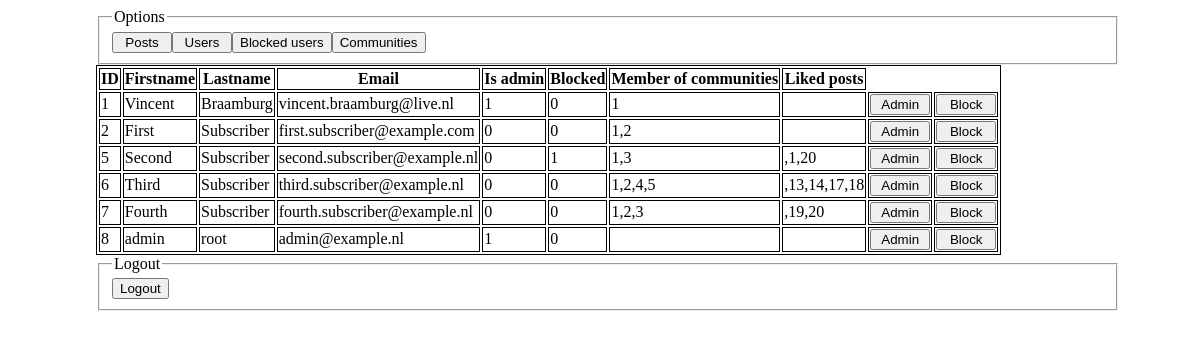
/admin.php (signed in), run on the app's committed database.
### tables this page shows
CREATE TABLE `users` (
  `id` int(11) NOT NULL,
  `firstname` varchar(256) NOT NULL,
  `lastname` varchar(256) NOT NULL,
  `pass` varchar(256) NOT NULL,
  `email` varchar(256) NOT NULL,
  `admin` int(11) NOT NULL DEFAULT '0',
  `blocked` int(11) NOT NULL DEFAULT '0',
  `community_id` varchar(512) DEFAULT NULL,
  `liked_post_ids` varchar(32) DEFAULT NULL
);

### app/models/AbstractModel.php (called while the page is built, shortened)
<?php
abstract class AbstractModel {
    protected $stylesheet;
    protected $menu;
    final public function __construct()
    {
        $this->db = \DatabaseTrait::makeConnection();
        $this->stylesheet = 'css/style.css';
    }
    public function getStylesheet()
    {
        return $this->stylesheet;
    }
    public function setMenu($args)
    {
        $this->menu = $args;
    }
    public function getMenu()
    {
        return $this->menu;
    }
}

### app/DatabaseTrait.php (called while the page is built)
<?php
trait DatabaseTrait {
    public static function makeConnection()
    {
        $user = 'root';
        $password = '';
        $database = 'am-impact-test';
        $host = 'localhost';
        try {
            $db = new \PDO('mysql:host='.$host.';dbname='.$database.'', $user, $password);
			$db->setAttribute(\PDO::ATTR_ERRMODE, \PDO::ERRMODE_EXCEPTION);
			return $db;
        } catch(PDOException $e) {
            echo $e->getMessage();
        }
    }
}

### app/models/Admin.php (called while the page is built, shortened)
<?php
class Admin extends AbstractModel {
    public function getAllUsers()
    {
        try {
            $stmt = $this->db->query("SELECT * FROM users");
            $stmt->setFetchMode(\PDO::FETCH_ASSOC);
            $data = [];
            while($row = $stmt->fetch()) {
                $data[] = $row;
            }
            return $data;
        }
        catch(PDOException $e) {echo $e->getMessage();}
    }
}

### app/view/Admin.php (the view, shortened to what this page needs)
<?php
class Admin extends AbstractView {
    public function showAllUsers()
    {
        $style = $this->model->getStylesheet();
        $menu = $this->showMenu();
        $forms[] = 'templates/logoutForm.php';
        $data = '<table>';
        $data .= '<tr><th>ID</th><th>Firstname</th><th>Lastname</th><th>Email</th><th>Is admin</th><th>Blocked</th><th>Member of communities</th><th>Liked posts</th></tr>';
        foreach($this->model->getAllUsers() as $user => $value) {
            $data .= '<tr>';
            $data .= '<td>' . $value['id'] . '</td>';
            $data .= '<td>' . $value['firstname'] . '</td>';
            $data .= '<td>' . $value['lastname'] . '</td>';
            $data .= '<td>' . $value['email'] . '</td>';
            $data .= '<td>' . $value['admin'] . '</td>';
            $data .= '<td>' . $value['blocked'] . '</td>';
            $data .= '<td>' . $value['community_id'] . '</td>';
            $data .= '<td>' . $value['liked_post_ids'] . '</td>';
            $data .= '<td>' . $this->showButton('admin_user', 'id', $value['id'], 'Admin') . '</td>';
            $data .= '<td>' . $this->showButton('block_user', 'id', $value['id'], 'Block') . '</td>';
            $data .= '</tr>';
        }
        $data .= '</table>';
        require_once($this->model->getTemplate());
    }
}

### admin.php (shortened to what this page needs)
<?php
$model = new Models\Admin();
$controller = new Controllers\Admin($model);
$view = new View\Admin($controller, $model);
if (isset($_SESSION['loggedIn']) && $_SESSION['admin']) {
    if (isset($_GET['page'])) {
        if ($_GET['page'] === 'users') {
            $view->showAllUsers();
        }
        if ($_GET['page'] === 'blocked_users') {
            $view->showAllBlockedUsers();
        }
        if ($_GET['page'] === 'posts') {
            $view->showAllPosts();
        }
        if ($_GET['page'] === 'communities') {
            $view->showAllCommunities();
        }
    } else {
        $view->showAllUsers();
    }
} else {
    header('Location: login.php');
}

### app/view/AbstractView.php (shortened to what this page needs)
<?php
abstract class AbstractView
{
    protected $model;
    final public function __construct($controller, $model)
    {
        $this->model = $model;
    }
    public function showMenu()
    {
        $menuItems = $this->model->getMenu();
        $data = '<form id="menu_form" action="" method="GET">';
        $data .= '<fieldset><legend>Options</legend>';
        foreach($menuItems as $item) {
            $data .= '<button href="' . '' . '" target="" name="' . $item['name'] . '" value="' . $item['value'] . '">' . $item['text'] . '</button>';
        }
        $data .= '</fieldset>';
        $data .= '</form>';
        return $data;
    }
    public function showButton($action, $name, $value, $text, $method = 'POST')
    {
        $buttons = '<form id="menu_form" url="" method="' . $method . '" enctype="multipart/form-data">';
        $buttons .= '<button name="' . $name . '" value="' . $value . '">' . $text . '</button>';
        $buttons .= '<input type="hidden" name="action" value="' . $action . '">';
        $buttons .= '</form>';
        return $buttons;
    }
}

### templates/template.php (shortened to what this page needs)
<?php
    $menu = $menu ?? false;
    $data = $data ?? false;
    $forms = $forms ?? [];
?><!DOCTYPE html>
<html lang="en_EN">
<head>
    <link type="text/css" rel="stylesheet" href="<?=$style?>">
</head>
<body>
    <div class="container">
        <div class="nav"><?=$menu?></div>
        <div class="data">
            <?=$data?>
        </div>
        <div class="form">
            <?php foreach($forms as $form) {
                include $form;
            }?>
        </div>
    </div>
</body>
</html>

### templates/logoutForm.php
<form id="logout" action="" method="POST" enctype="multipart/form-data">
    <fieldset><legend>Logout</legend>
        <input type="submit" name="logout" value="Logout">
    </fieldset>
</form>

### css/style.css (style rules this page uses)
body { width: 100vw; }
.container { max-width: 1024px; margin: auto; }
table, th, tr, td { border: solid 1px black; }
button { min-width: 60px; }

### data on the page
users: id "1", firstname "Vincent", lastname "Braamburg", email "vincent.braamburg@live.nl", admin "1", blocked "0", community "1", text "Admin Block"
users: id "2", firstname "First", lastname "Subscriber", email "first.subscriber@example.com", admin "0", blocked "0", community "1,2", text "Admin Block"
users: id "5", firstname "Second", lastname "Subscriber", email "second.subscriber@example.nl", admin "0", blocked "1", community "1,3", liked_post_ids ",1,20", text "Admin Block"
users: id "6", firstname "Third", lastname "Subscriber", email "third.subscriber@example.nl", admin "0", blocked "0", community "1,2,4,5", liked_post_ids ",13,14,17,18", text "Admin Block"
users: id "7", firstname "Fourth", lastname "Subscriber", email "fourth.subscriber@example.nl", admin "0", blocked "0", community "1,2,3", liked_post_ids ",19,20", text "Admin Block"
users: id "8", firstname "admin", lastname "root", email "admin@example.nl", admin "1", blocked "0", text "Admin Block"

### other printed values
$item['text'] "Posts"
$item['text'] "Users"
$item['text'] "Blocked users"
$item['text'] "Communities"
